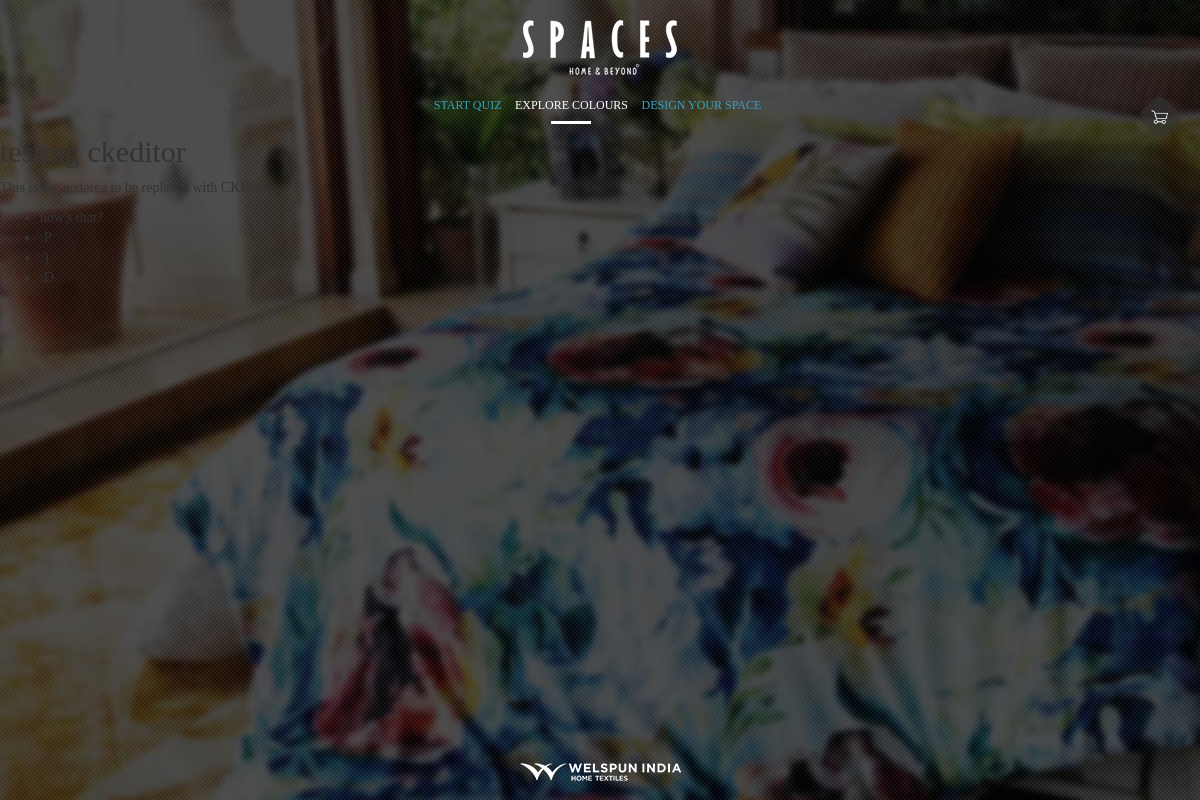
The page /index.php/news/testing-ckeditor on the database its author committed.
### tables this page shows
CREATE TABLE IF NOT EXISTS `news` (
  `id` int(11) NOT NULL AUTO_INCREMENT,
  `title` varchar(128) NOT NULL,
  `slug` varchar(128) NOT NULL,
  `text` text NOT NULL,
  PRIMARY KEY (`id`),
  KEY `slug` (`slug`)
);

### application/controllers/News.php (called while the page is built, shortened)
<?php
class News extends CI_Controller {
        public function __construct()
        {
            $this->load->model('news_model');
            $this->load->helper('url_helper');
        }
        public function view($slug = NULL)
        {
                $data['news_item'] = $this->news_model->get_news($slug);
                $data['title'] = $data['news_item']['title'];
                $this->load->view('templates/header', $data);
                $this->load->view('news/view', $data);
                $this->load->view('templates/footer');
        }
}

### index.php (called while the page is built, shortened)
<?php
require_once BASEPATH.'core/CodeIgniter.php';

### application/models/News_model.php (called while the page is built, shortened)
<?php
class News_model extends CI_Model {
    public function get_news($slug = FALSE)
	{
        $query = $this->db->get_where('news', array('slug' => $slug));
        return $query->row_array();
	}
}

### application/views/news/view.php (the view)
<?php
echo '<h2>'.$news_item['title'].'</h2>';
echo $news_item['text'];

### assets/css/style.css (style rules this page uses)
html { -webkit-background-size: cover;-moz-background-size: cover;-o-background-size: cover;background-size: cover; }
html,body { margin:0;padding:0;height: 100%;font-family: 'Segoe';background-color: transparent;-webkit-font-smoothing: antialiased; }
body { overflow-x:hidden; }
body:before { background-color: white;background-size: cover;z-index: -3;content: " ";position: fixed;background: url('../img/bg1.jpg') no-repeat center center;width: 100%;height:100%;-webkit-transition: background-image ease-in 1s;-moz-transition: background-image ease-in 1s;-ms-transition: background-image ease-in 1s;-o-transition: background-image ease-in 1s;transition: background-image ease-in 1s; }

### rows shown on the page
news: title "testing ckeditor", text "This is my textarea to be replaced with CKEditor. how's that? :P ;) :D"
